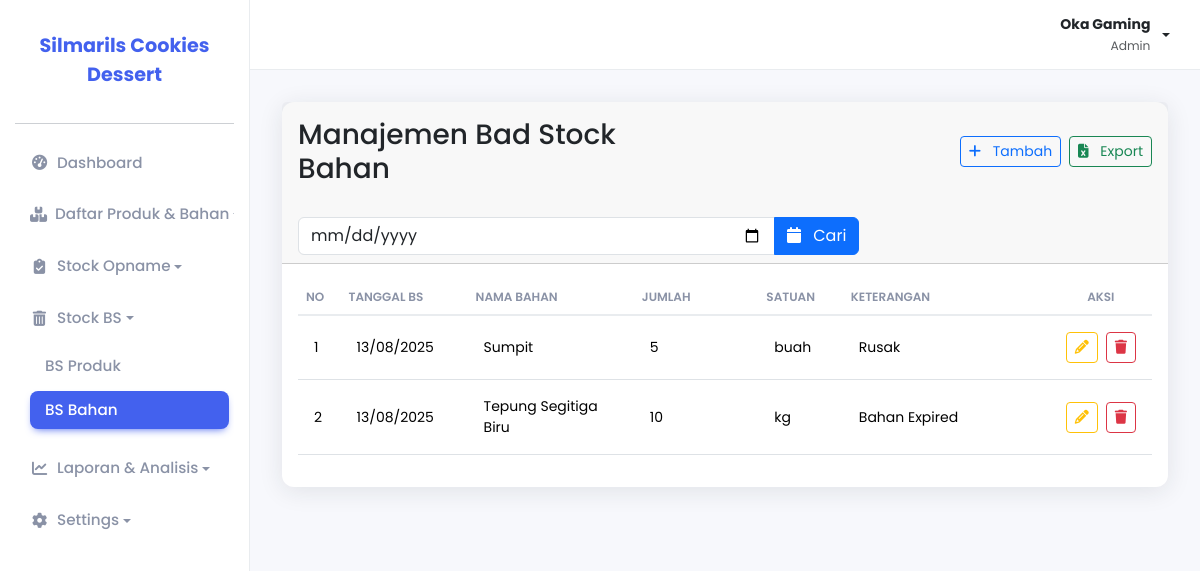
Screenshot of /pages/stok_bs/bahan/index.php (signed in) with the database file from the repository.
### tables this page shows
CREATE TABLE `bs_bahan` (
  `id_bs` int NOT NULL,
  `nama_bahan` varchar(255) NOT NULL,
  `tanggal_bs` date DEFAULT NULL,
  `jumlah_bahan` int NOT NULL,
  `satuan_jumlah` varchar(255) NOT NULL,
  `keterangan` text
);

### pages/stok_bs/bahan/index.php (the view, shortened to what this page needs)
<?php
include_once(__DIR__ . '/../../../includes/header.php');
$records_per_page = 20;
$current_page = isset($_GET['page']) && is_numeric($_GET['page']) ? (int)$_GET['page'] : 1;
$offset = ($current_page - 1) * $records_per_page;
$search_date = $_GET['search_date'] ?? '';
$sql = "SELECT
            bs.id_bs,
            bs.nama_bahan,
            bs.tanggal_bs,
            bs.jumlah_bahan,
            bs.satuan_jumlah,
            bs.keterangan
        FROM bs_bahan bs";
$sql .= " ORDER BY bs.tanggal_bs DESC, bs.nama_bahan ASC
          LIMIT ? OFFSET ?";
$stmt = $pdo->prepare($sql);
if (!empty($search_date)) {
    $stmt->bindValue(1, $search_date, PDO::PARAM_STR);
    $stmt->bindValue(2, $records_per_page, PDO::PARAM_INT);
    $stmt->bindValue(3, $offset, PDO::PARAM_INT);
} else {
    $stmt->bindValue(1, $records_per_page, PDO::PARAM_INT);
    $stmt->bindValue(2, $offset, PDO::PARAM_INT);
}
$stmt->execute();
?>
<div class="card">
    <div class="card-header">
        <div class="row align-items-center mb-4">
            <div class="col-sm-6 my-2">
                <h1 class="h3 mb-0">Manajemen Bad Stock Bahan</h1>
            </div>
            <div class="col-sm-6 text-sm-end mt-2 mt-sm-0">
                <div class="d-flex justify-content-end gap-2">
                    <a href="tambah.php" class="btn btn-outline-primary btn-sm">
                        <i class="fas fa-plus me-2"></i> Tambah
                    </a>
                    <a href="export_excel.php" class="btn btn-outline-success btn-sm">
                        <i class="fas fa-file-excel me-2"></i> Export
                    </a>
                </div>
            </div>
        </div>
        <form method="GET" action="" class="row">
            <div class="col-md-8">
                <div class="input-group">
                    <input type="date" class="form-control" name="search_date" value="<?php echo htmlspecialchars($search_date); ?>">
                    <button type="submit" class="btn btn-primary">
                        <i class="fas fa-calendar me-2"></i> Cari
                    </button>
                </div>
            </div>
        </form>
    </div>
    <div class="card-body">
        <div class="table-responsive">
            <table class="table table-modern">
                <thead class="table-light">
                    <tr>
                        <th width="5%">No</th>
                        <th width="15%">Tanggal BS</th>
                        <th width="20%">Nama Bahan</th>
                        <th width="15%">Jumlah</th>
                        <th width="10%">Satuan</th>
                        <th width="25%">Keterangan</th>
                        <th width="10%" class="text-center">Aksi</th>
                    </tr>
                </thead>
                <tbody>
                    <?php
                    $no = $offset + 1;
                    if ($stmt->rowCount() > 0) {
                        while ($row = $stmt->fetch(PDO::FETCH_ASSOC)) {
                    ?>
                            <tr>
                                <td><?php echo $no++; ?></td>
                                <td><?php echo date('d/m/Y', strtotime($row['tanggal_bs'])); ?></td>
                                <td><?php echo htmlspecialchars($row['nama_bahan']); ?></td>
                                <td><?php echo is_numeric($row['jumlah_bahan']) ? number_format($row['jumlah_bahan'], 0, ',', '.') : '-'; ?></td>
                                <td><?php echo htmlspecialchars($row['satuan_jumlah'] ?? '-'); ?></td>
                                <td><?php echo htmlspecialchars($row['keterangan'] ?? '-'); ?></td>
                                <td class="text-center">
                                    <div class="d-flex justify-content-center gap-2">
                                        <a href="edit.php?id=<?php echo $row['id_bs']; ?>" class="btn btn-sm btn-outline-warning" title="Edit">
                                            <i class="fa-solid fa-pencil"></i>
                                        </a>
                                        <a href="proses.php?action=hapus&id=<?php echo $row['id_bs']; ?>" class="btn btn-sm btn-outline-danger" title="Hapus" onclick="return confirm('Apakah Anda yakin ingin menghapus data BS bahan ini?');">
                                            <i class="fa-solid fa-trash"></i>
                                        </a>
                                    </div>
                                </td>
                            </tr>
                    <?php
                        }
                    } else {
                        echo '<tr><td colspan="7" class="text-center py-4">Tidak ada data BS bahan ditemukan</td></tr>';
                    }
                    ?>
                </tbody>
            </table>
        </div>
    </div>
</div>
<?php
include_once(__DIR__ . '/../../../includes/footer.php');
?>

### assets/css/style.css (style rules this page uses)
:root { --primary-color: #4361ee; --background-color: #f7f8fc; --sidebar-bg: #ffffff; --card-bg: #ffffff; --text-color: #3b4455; --text-muted-color: #8a92a6; --border-color: #e9ecef; --shadow: 0 4px 24px 0 rgb(34 41 47 / 10%); --border-radius: 12px; }
body { font-family: "Poppins", sans-serif; background-color: var(--background-color); color: var(--text-color); font-size: 14px; }
.card { border-radius: var(--border-radius); border: none; box-shadow: var(--shadow); margin-bottom: 1.5rem; }
.table-modern { border-collapse: collapse; width: 100%; }
.table-modern thead th { background-color: transparent; border-bottom: 2px solid var(--border-color); color: var(--text-muted-color); font-weight: 600; text-transform: uppercase; font-size: 12px; }
.table-modern tbody td { vertical-align: middle; padding: 1rem; border-top: 1px solid var(--border-color); }

### rows the page displays
bs_bahan: tanggal_bs "13/08/2025", nama_bahan "Sumpit", jumlah_bahan "5", satuan_jumlah "buah", keterangan "Rusak"
bs_bahan: tanggal_bs "13/08/2025", nama_bahan "Tepung Segitiga Biru", jumlah_bahan "10", satuan_jumlah "kg", keterangan "Bahan Expired"

### other values shown
$_SESSION['nama_lengkap'] "Oka Gaming"
$_SESSION['level'] "Admin"
NAMA_WEBSITE "Silmarils Cookies Dessert"
